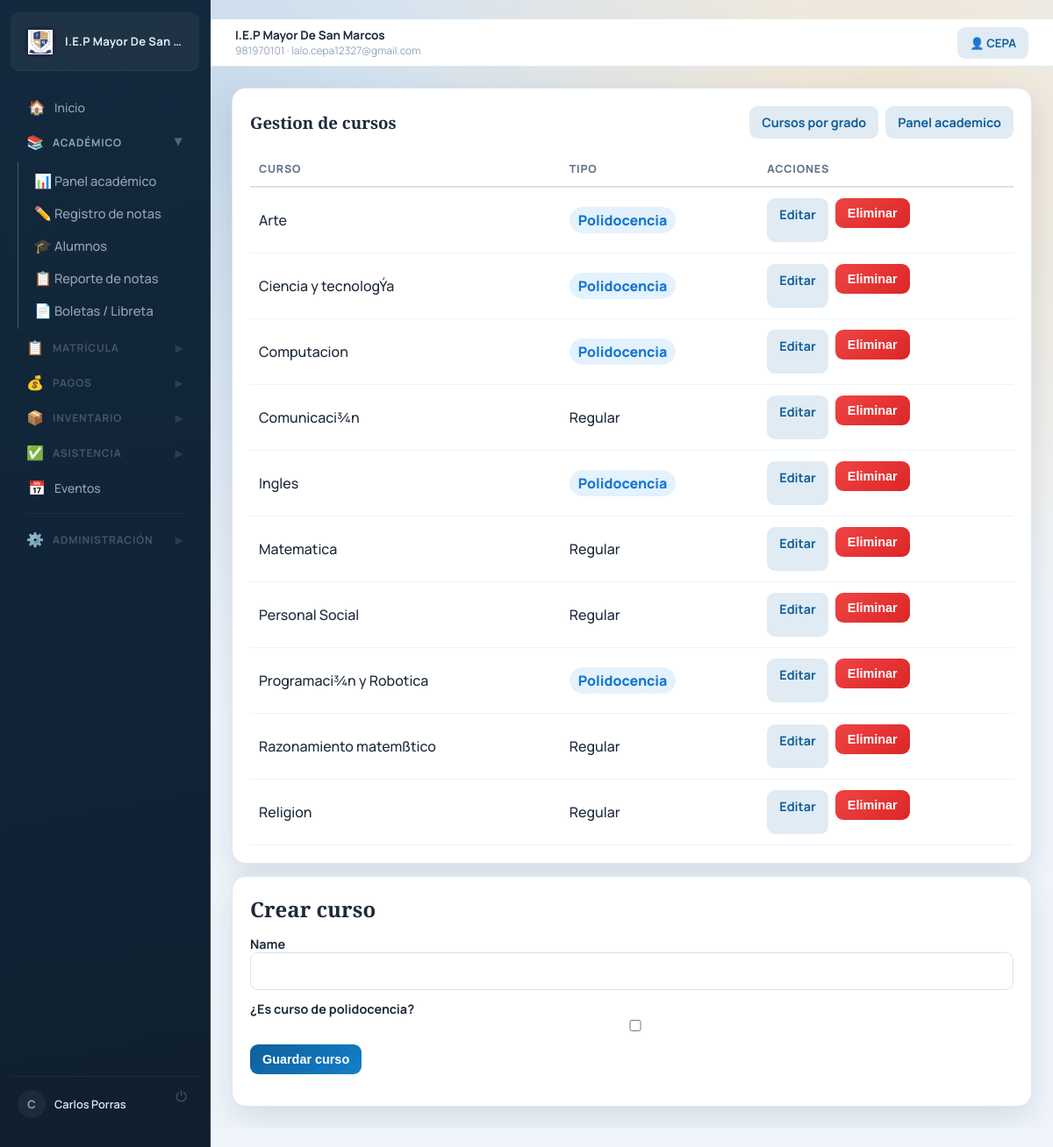
Page /grades/courses/ (signed in) on the earlier database version.
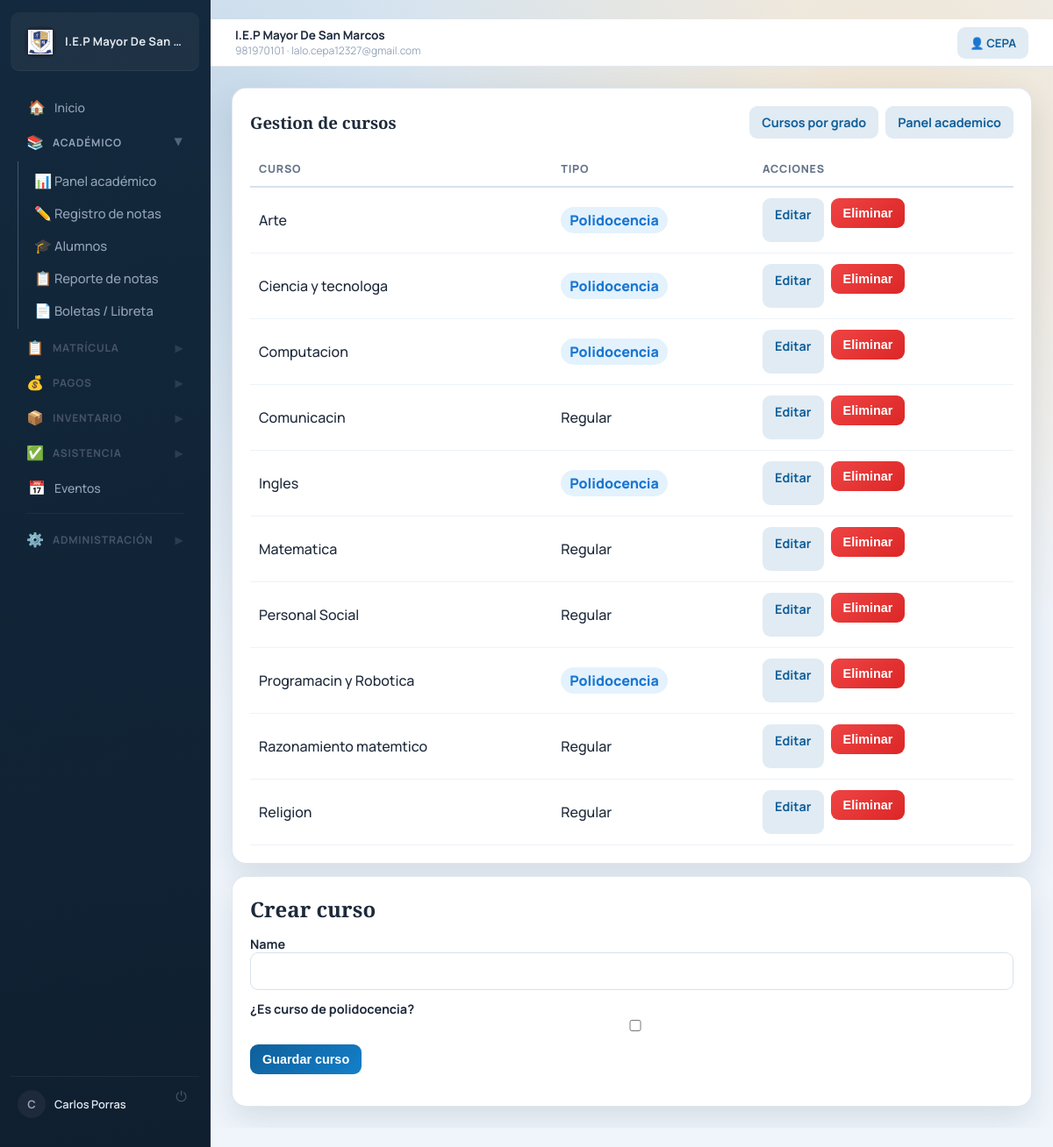
Same page on the later database version.
### academic/models.py (models this page shows, shortened)
class Course(models.Model):
    name = models.CharField(max_length=100)
    is_poly_course = models.BooleanField(default=False, verbose_name="¿Es curso de polidocencia?")
    grades = models.ManyToManyField(
        Grade,
        blank=True,
        related_name='courses',
        verbose_name='Grados',
    )

### academic/views.py (the view)
# urls.py: path('courses/', course_management, name='course_management'),
@role_required('admin', 'director')
def course_management(request):
    edit_course = None
    edit_id = request.GET.get('edit_course')
    if edit_id:
        edit_course = get_object_or_404(Course, id=edit_id)
    if request.method == 'POST':
        course_form = CourseForm(request.POST, instance=edit_course)
        if course_form.is_valid():
            course = course_form.save()
            if edit_course:
                messages.success(request, f"Curso '{course.name}' actualizado.")
            else:
                messages.success(request, f"Curso '{course.name}' creado correctamente.")
            return redirect('course_management')
    else:
        course_form = CourseForm(instance=edit_course)
    courses = Course.objects.order_by('name')
    context = {
        'course_form': course_form,
        'courses': courses,
        'edit_course': edit_course,
    }
    return render(request, 'academic/course_management.html', context)

### academic/forms.py
class CourseForm(forms.ModelForm):
    class Meta:
        model = Course
        fields = ['name', 'is_poly_course']

### schools/context_processors.py (called while the page is built)
def school_context(request):
    system_school = School.objects.order_by('id').first()
    return {
        'system_school': system_school,
    }

### academic/templates/academic/course_management.html (shortened to what this page needs)
﻿{% extends 'base.html' %}
{% block content %}
<section class="card">
    <div class="section-head">
        <h1>Gestion de cursos</h1>
        <div class="action-row">
            <a href="{% url 'course_grade_matrix' %}" class="btn btn-subtle">Cursos por grado</a>
            <a href="{% url 'academic_dashboard' %}" class="btn btn-subtle">Panel academico</a>
        </div>
    </div>
    <div class="table-wrap">
        <table>
            <thead>
                <tr>
                    <th>Curso</th>
                    <th>Tipo</th>
                    <th>Acciones</th>
                </tr>
            </thead>
            <tbody>
                {% for course in courses %}
                    <tr {% if edit_course.id == course.id %}style="background-color: #fffde7;"{% endif %}>
                        <td>{{ course.name }}</td>
                        <td>
                            {% if course.is_poly_course %}
                                <span class="badge" style="background-color: #e3f2fd; color: #1976d2;">Polidocencia</span>
                            {% else %}
                                <span>Regular</span>
                            {% endif %}
                        </td>
                        <td>
                            <div class="action-row" style="gap: 8px;">
                                <a href="?edit_course={{ course.id }}#course-form-section" class="btn btn-subtle btn-sm">Editar</a>
                                <form method="post" action="{% url 'delete_course' course.id %}" style="display: inline;" onsubmit="return confirm('¿Eliminar el curso {{ course.name }}?');">
                                    <button type="submit" class="btn btn-danger btn-sm">Eliminar</button>
                                </form>
                            </div>
                        </td>
                    </tr>
                {% empty %}
                    <tr><td colspan="3">No hay cursos registrados.</td></tr>
                {% endfor %}
            </tbody>
        </table>
    </div>
</section>
<section class="card" style="margin-top: 14px;" id="course-form-section">
    <div class="section-head">
        <h2>{% if edit_course %}Editar curso: {{ edit_course.name }}{% else %}Crear curso{% endif %}</h2>
    </div>
    <form method="post" class="form-grid">
        {% for field in course_form %}
            <div>
                <label for="{{ field.id_for_label }}">{{ field.label }}</label>
                {{ field }}
            </div>
        {% endfor %}
        <div class="action-row">
            <button type="submit" class="btn btn-primary">{% if edit_course %}Actualizar curso{% else %}Guardar curso{% endif %}</button>
        </div>
    </form>
</section>
{% endblock %}

Differences in the rows shown:
changed Course: name "Ciencia y tecnologÝa" → "Ciencia y tecnologa"
changed Course: name "Comunicaci¾n" → "Comunicacin"
changed Course: name "Programaci¾n y Robotica" → "Programacin y Robotica"
changed Course: name "Razonamiento matemßtico" → "Razonamiento matemtico"
